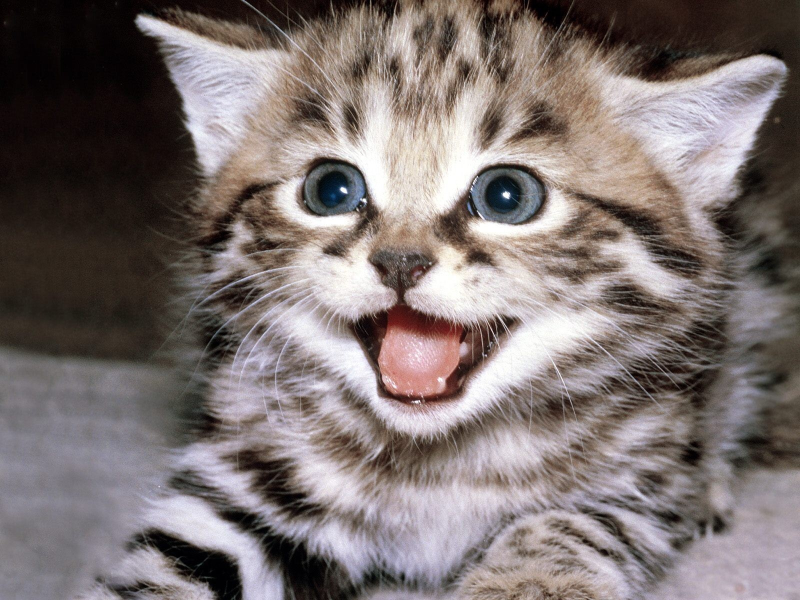
#> input picture Images/cat.jpeg, 1600 x 1200 px (shown at 1/2 size)
$ python gradients.py
#> lines starting #> are read from the running program, lines starting #| are printed output that depends on the picture; after the words box and inside, x2 and y2 are one past the last pixel; in counts of white or black regions, pixels touching at a corner belong together
#> further down, img is the input picture: shape (1200, 1600, 3); mean B, G, R 113.1, 114.5, 124.8
import cv2 as cv
import numpy as np

def rescaleFrame(frame, scale):
#> called with scale = 0.5
	width = int(frame.shape[1]*scale)
#> width = 800
	height = int(frame.shape[0]*scale)
#> height = 600
	dimensions = (width, height)
#> dimensions = (800, 600)
	return cv.resize(frame, dimensions, interpolation = cv.INTER_AREA)

img = cv.imread('Images/cat.jpeg')
img = rescaleFrame(img, 0.5)
#cv.imshow('Cat', img)

gray = cv.cvtColor(img, cv.COLOR_BGR2GRAY)
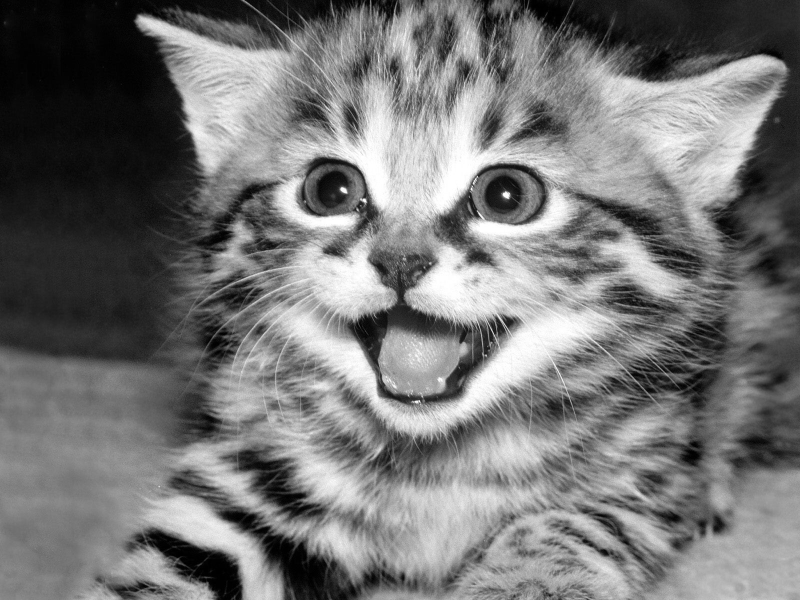
#> gray: shape (600, 800); min 0, max 255, mean 117.6
#cv.imshow('Gray', gray)

#Laplacian
lap = cv.Laplacian(gray, cv.CV_64F)
lap = np.uint8(np.absolute(lap))
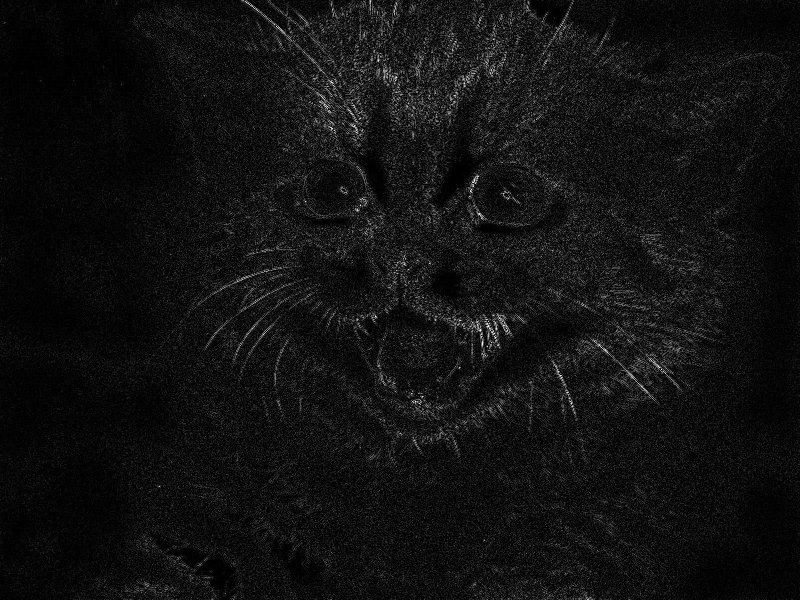
#> lap: shape (600, 800); min 0, max 254, mean 16.9
cv.imshow('Laplacian', lap)

#Sobel
sobelx = cv.Sobel(gray, cv.CV_64F, 1, 0)
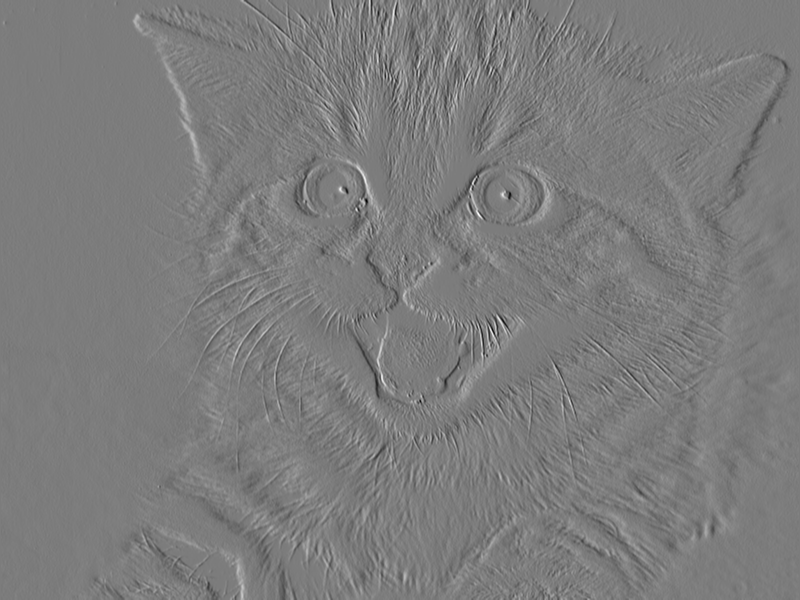
#> sobelx: shape (600, 800) float64; min -685, max 716, mean 0.2; drawn with min black and max white
sobely = cv.Sobel(gray, cv.CV_64F, 0, 1)
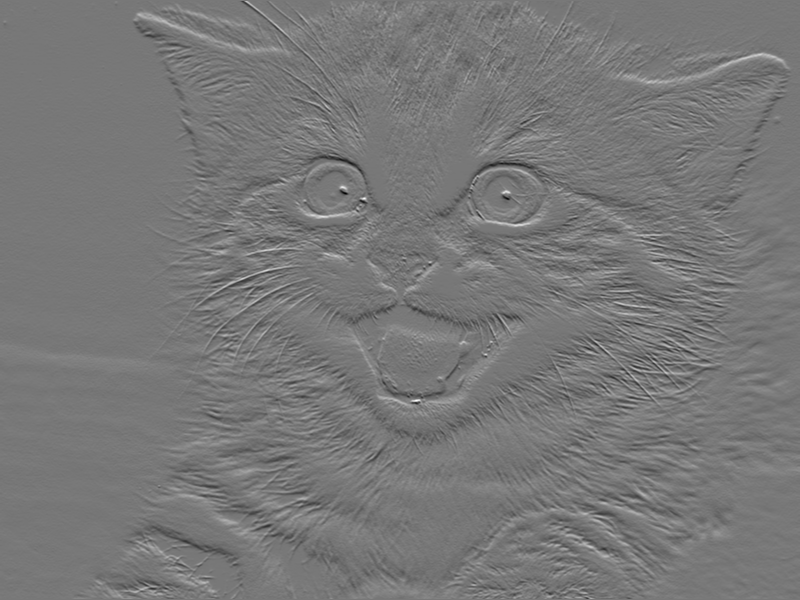
#> sobely: shape (600, 800) float64; min -702, max 789, mean 1.5; drawn with min black and max white
combined_sobel = cv.bitwise_or(sobelx, sobely)
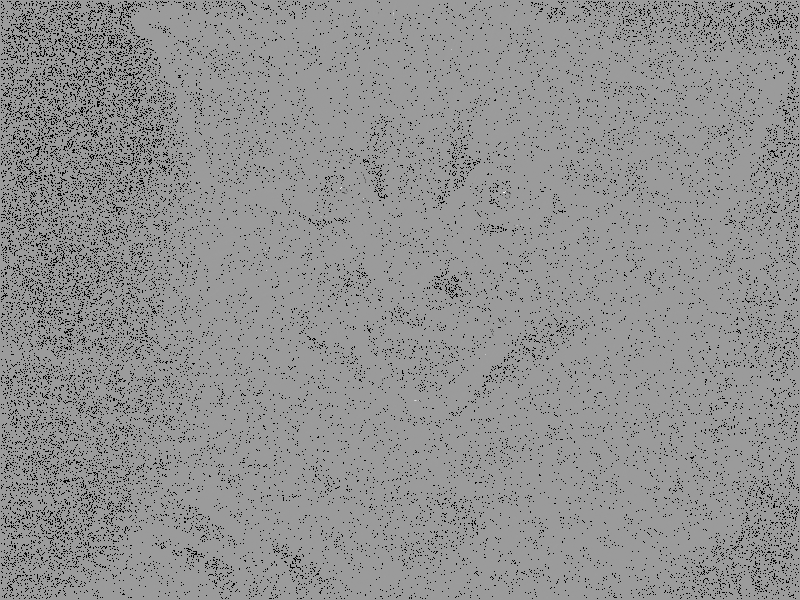
#> combined_sobel: shape (600, 800) float64; 6.21% of the values are NaN or infinite; the others: min -128000, max 81792, mean -83.89; drawn with min black, max white, NaN and infinite black

#cv.imshow('Sobel X', sobelx)
#cv.imshow('Sobel Y', sobely)
cv.imshow('Combined Sobel', combined_sobel)
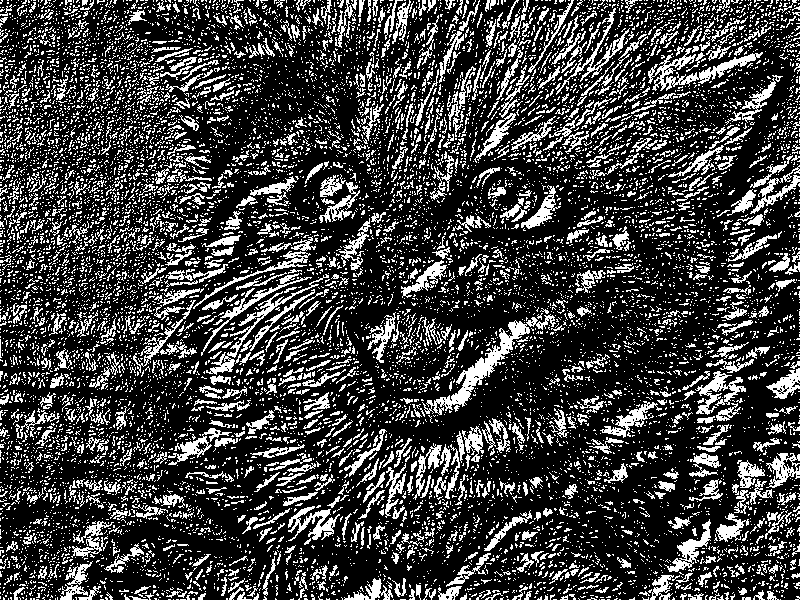
#> window 'Combined Sobel': shape (600, 800); 24.6% white in thin lines or dots

#Canny edge detector
canny = cv.Canny(gray, 150, 175)
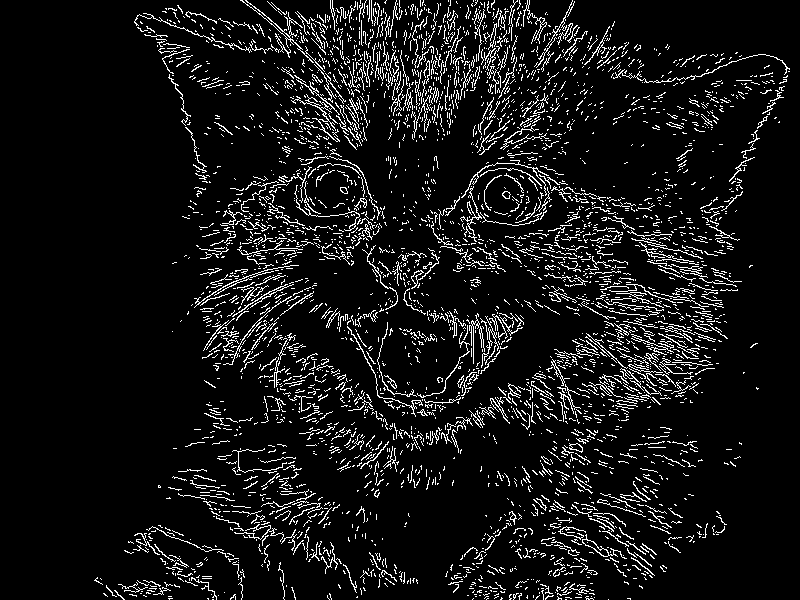
#> canny: shape (600, 800); 8.1% white in thin lines or dots, all inside (x1, y1, x2, y2) = (94, 0, 790, 600)
cv.imshow('Canny', canny)

cv.waitKey(0)

$ run again, with Images/person.jpeg copied over Images/cat.jpeg
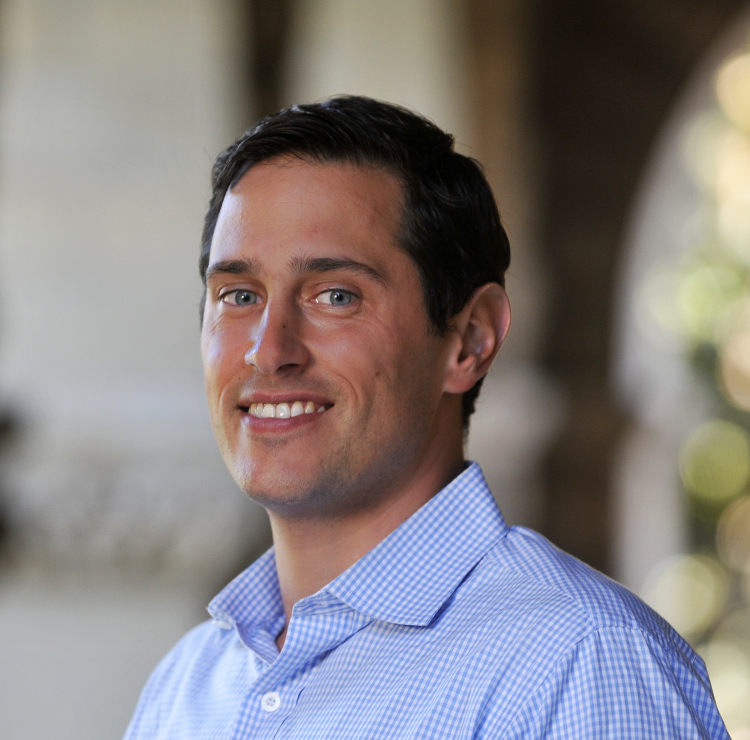
#> input picture Images/person.jpeg, 1500 x 1480 px (shown at 1/2 size)
#> img is the input picture: shape (1480, 1500, 3); mean B, G, R 129, 128.1, 133.9
#> `cv.imshow('Combined Sobel', combined_sobel)`:
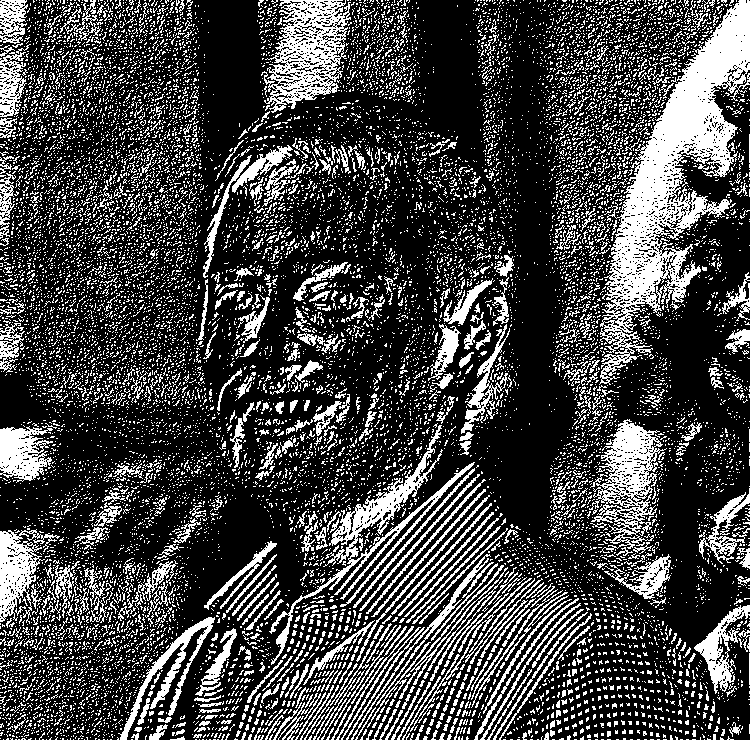
#> window 'Combined Sobel': shape (740, 750); 26.3% white in thin lines or dots
#> `canny = cv.Canny(gray, 150, 175)`:
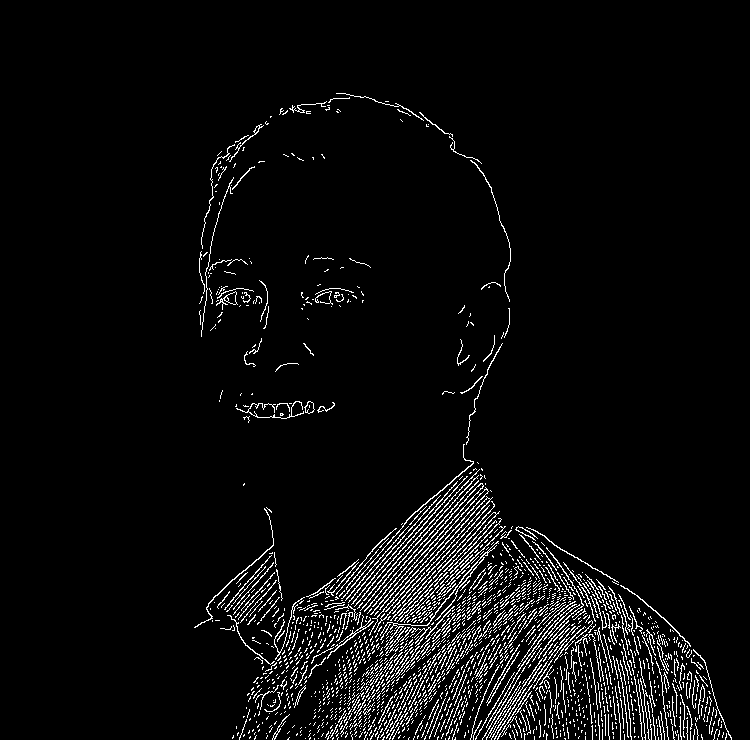
#> canny: shape (740, 750); 4.4% white in thin lines or dots, all inside (x1, y1, x2, y2) = (194, 93, 732, 740)
